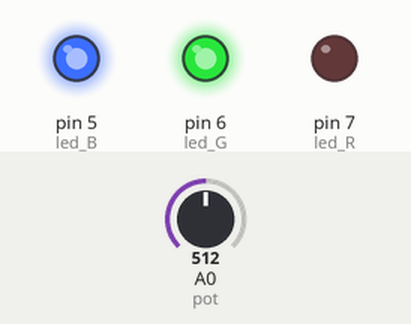
Simulated run of this sketch. Board: Arduino Uno, built with avr-gcc and run on an emulated ATmega328P. Shown: output pins drawn as LEDs (lit = HIGH). Inputs (shaded band) come from the test bench; at power-on: A0 (pot) = 512.

Above: at 1.2 s.
1.3 s: A0 (pot) set to 522
At 2.5 s:
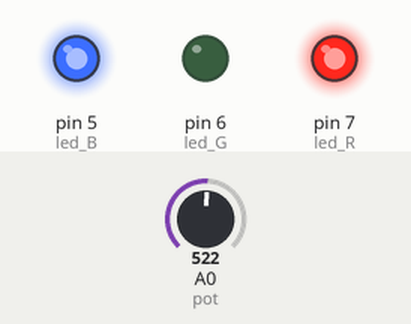
2.8 s: A0 (pot) set to 759
4.3 s: A0 (pot) set to 778
At 5.0 s:
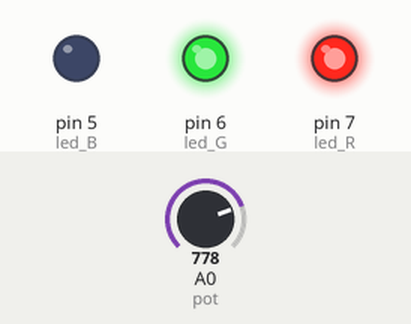
5.8 s: A0 (pot) set to 246
At 6.1 s:
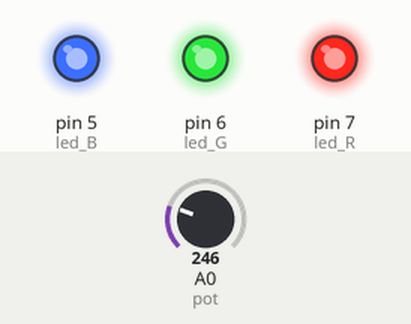
7.3 s: A0 (pot) set to 270
At 8.4 s:
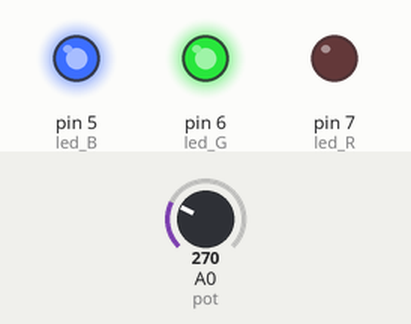
8.8 s: A0 (pot) set to 122
At 9.6 s:
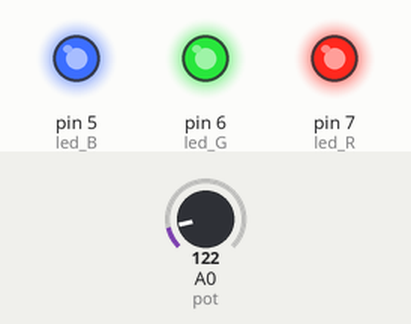
Timing chart, 0 to 11.3 s (numbered marks = the images above; inputs shaded):
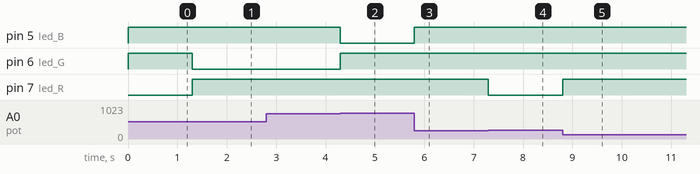

Measured:
- the behaviour switches between 512 and 513 on A0 (pot) (found by bisection; images 0 and 1)
- the behaviour switches between 768 and 769 on A0 (pot) (found by bisection; images 1 and 2)
- the behaviour switches between 256 and 257 on A0 (pot) (found by bisection; images 3 and 4)
- after the input at 1.3 s, pin 6 (led_G): HIGH → LOW at once; pin 7 (led_R): LOW → HIGH at once
- after the input at 2.8 s, every drawn part: stays the same
- after the input at 4.3 s, pin 5 (led_B): HIGH → LOW at once; pin 6 (led_G): LOW → HIGH at once
- after the input at 5.8 s, pin 5 (led_B): LOW → HIGH at once
- after the input at 7.3 s, pin 7 (led_R): HIGH → LOW at once
- after the input at 8.8 s, pin 7 (led_R): LOW → HIGH at once

The sketch:

Projeto07.ino
```cpp
// Projeto 07 - Seletor de Cores
// Autor: ACNP / Prof. Augusto Queiroz

int led_R = 7;
int led_G = 6;
int led_B = 5;
int pot = A0; // Porta Analogica

int valorPot;

void setup()
{
    pinMode(led_R, OUTPUT);
    pinMode(led_G, OUTPUT);
    pinMode(led_B, OUTPUT);
    apagaLed();
}

void loop()
{
    valorPot = analogRead(pot); // Le o valor (0 a 1023)

    // Divide o giro do botao em 4 faixas
    if (valorPot >= 0 && valorPot <= 256)
    {
        apagaLed();
    }
    else if (valorPot > 256 && valorPot <= 512)
    {
        acendeVermelho();
    }
    else if (valorPot > 512 && valorPot <= 768)
    {
        acendeVerde();
    }
    else if (valorPot > 768 && valorPot <= 1023)
    {
        acendeAzul();
    }
}

// Funcoes auxiliares (iguais ao projeto anterior)
void acendeVermelho()
{
    digitalWrite(led_R, LOW);
    digitalWrite(led_G, HIGH);
    digitalWrite(led_B, HIGH);
}
void acendeVerde()
{
    digitalWrite(led_R, HIGH);
    digitalWrite(led_G, LOW);
    digitalWrite(led_B, HIGH);
}
void acendeAzul()
{
    digitalWrite(led_R, HIGH);
    digitalWrite(led_G, HIGH);
    digitalWrite(led_B, LOW);
}
void apagaLed()
{
    digitalWrite(led_R, HIGH);
    digitalWrite(led_G, HIGH);
    digitalWrite(led_B, HIGH);
}
```
